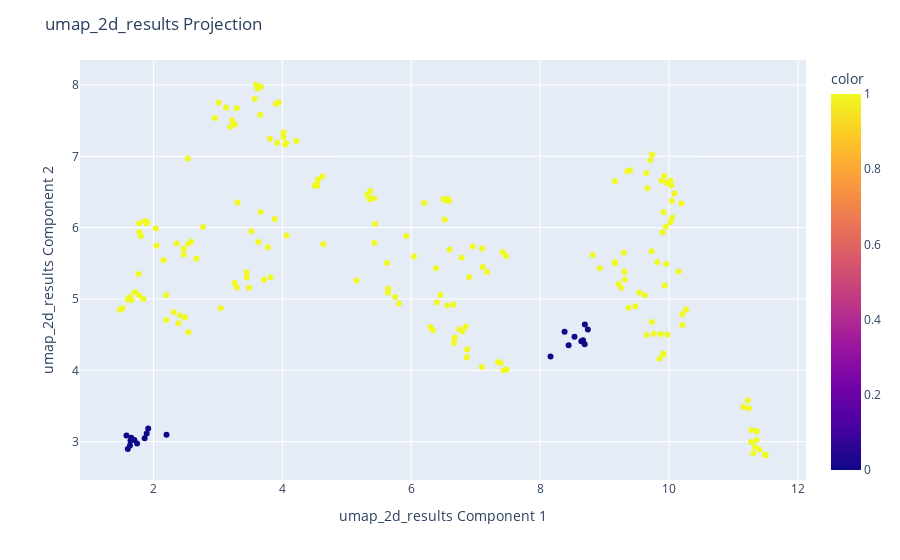

This figure's notebook cell:
### Code cell
from umap import UMAP
umap_2d=UMAP(n_components=2)
umap_2d_results=umap_2d.fit_transform(preprocessed_data)
fig=px.scatter(
    umap_2d_results,x=0,y=1,color=y
)
fig.update_layout(
    title_text="umap_2d_results Projection",
    xaxis_title_text="umap_2d_results Component 1",
    yaxis_title_text="umap_2d_results Component 2",
    legend_title_text='y'    
)
fig.show()

### Figure 1 — Plotly figure (JSON) as saved in the notebook; plotly's stock layout.template omitted (floating-point values rounded to 4 significant figures; data arrays with more than 128 entries replaced by an {"elided": "..."} marker saying what was removed)
{"data": [{"hovertemplate": "0=%{x}<br>1=%{y}<br>color=%{marker.color}<extra></extra>", "legendgroup": "", "marker": {"color": {"elided": "205 int values"}, "coloraxis": "coloraxis", "symbol": "circle"}, "mode": "markers", "name": "", "orientation": "v", "showlegend": false, "type": "scatter", "x": {"elided": "205 float values"}, "xaxis": "x", "y": {"elided": "205 float values"}, "yaxis": "y"}], "layout": {"coloraxis": {"colorbar": {"title": {"text": "color"}}, "colorscale": [[0, "#0d0887"], [0.1111, "#46039f"], [0.2222, "#7201a8"], [0.3333, "#9c179e"], [0.4444, "#bd3786"], [0.5556, "#d8576b"], [0.6667, "#ed7953"], [0.7778, "#fb9f3a"], [0.8889, "#fdca26"], [1, "#f0f921"]]}, "legend": {"title": {"text": "y"}, "tracegroupgap": 0}, "margin": {"t": 60}, "title": {"text": "umap_2d_results Projection"}, "xaxis": {"anchor": "y", "domain": [0, 1], "title": {"text": "umap_2d_results Component 1"}}, "yaxis": {"anchor": "x", "domain": [0, 1], "title": {"text": "umap_2d_results Component 2"}}}}
